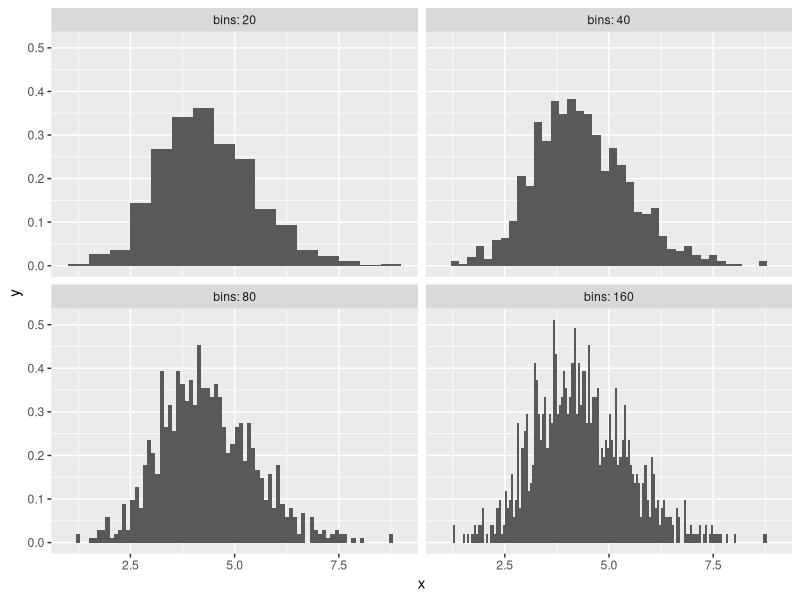
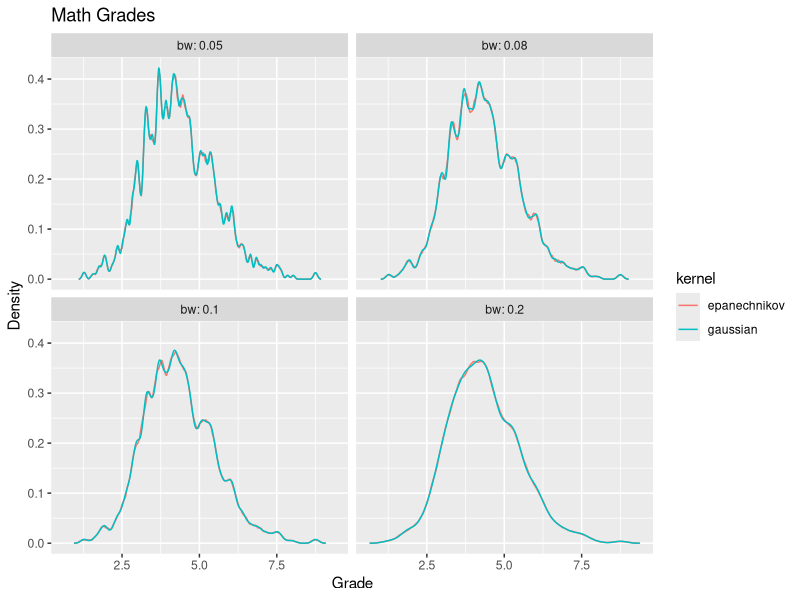
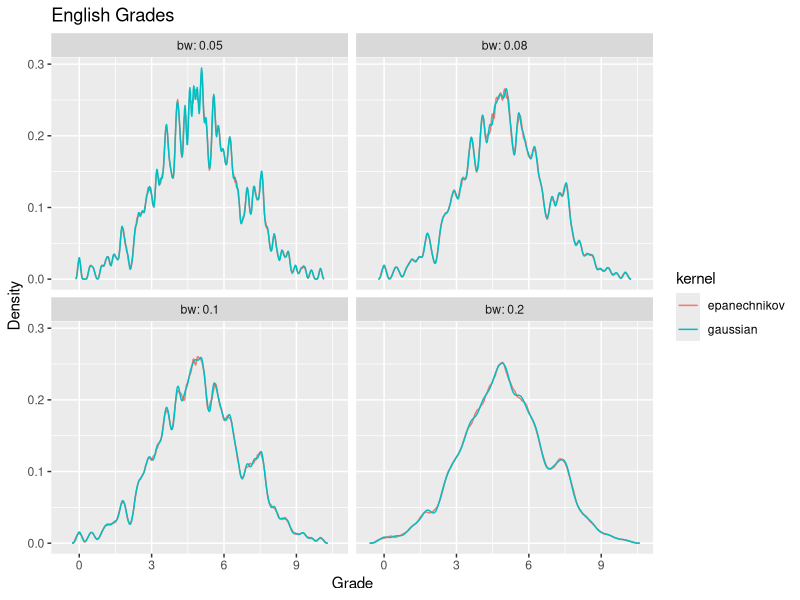
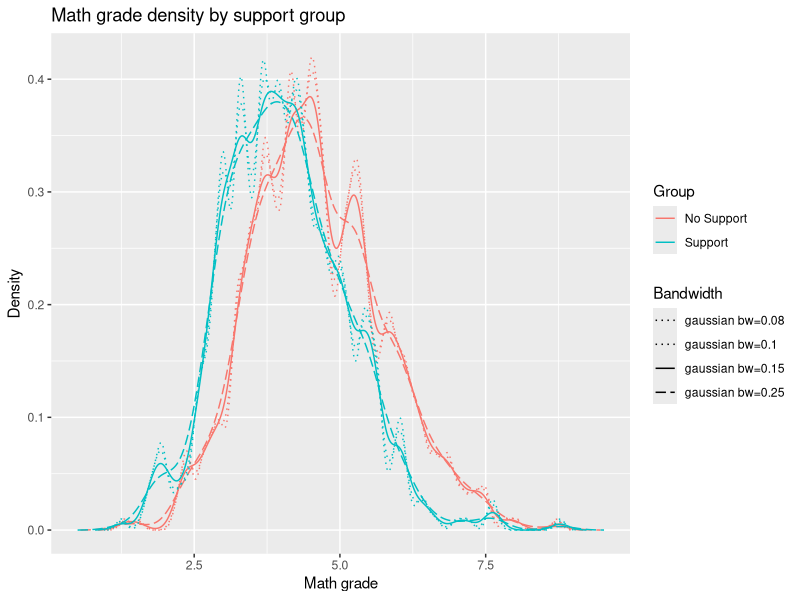

The R source for these figures, in order:
## ---- chunk 1
knitr::opts_chunk$set(echo = TRUE)
library(haven)
library(ggplot2)
library(lmerTest)
## ---- chunk 2
data_grades <- read.csv("data_grades.csv")

# Some histograms first
bins <- c(20, 40, 80, 160)
results_hist <- data.frame()
for (b in bins) {
  h <- hist(data_grades$grade_Math, breaks=b, plot=FALSE)
  bin_width <- h$breaks[2] - h$breaks[1]
  results_hist <- rbind(results_hist, data.frame(
    x = h$mids,
    y = h$density,
    bins = b,
    width = bin_width
  ))
}

ggplot(results_hist, aes(x=x, y=y, width=width)) +
  geom_bar(stat="identity") +
  facet_wrap(~bins, labeller=label_both)


# Do the kernels now
bandwidths <- c(0.05, 0.08, 0.1, 0.2)
kernels <- c("gaussian", "epanechnikov")

# Math
results <- data.frame()
for (bw in bandwidths) {
  for (kr in kernels) {
     d <- density(data_grades$grade_Math, bw=bw, kernel=kr)
     results <- rbind(results, data.frame(
      x = d$x,
      y = d$y,
      bw = bw,
      kernel = kr
    ))
  }
}

ggplot(results, aes(x=x, y=y, color=kernel)) +
  geom_line() +
  facet_wrap(~bw, labeller=label_both) +
  labs(x="Grade", y="Density", title="Math Grades")

# English
results <- data.frame()
for (bw in bandwidths) {
  for (kr in kernels) {
     d <- density(data_grades$grade_English, bw=bw, kernel=kr)
     results <- rbind(results, data.frame(
      x = d$x,
      y = d$y,
      bw = bw,
      kernel = kr
    ))
  }
}

ggplot(results, aes(x=x, y=y, color=kernel)) +
  geom_line() +
  facet_wrap(~bw, labeller=label_both) +
  labs(x="Grade", y="Density", title="English Grades")

## ---- chunk 3

bandwidths <- c(0.25, 0.15, 0.1, 0.08)

# Create a function to avoid all the copy+paste
compute_density <- function(data, bandwidths, kernel="gaussian") {
  results <- data.frame()
  for (bw in bandwidths) {
    d <- density(data, bw=bw, kernel=kernel)
    results <- rbind(results, data.frame(
      x = d$x,
      y = d$y,
      bw = bw,
      kernel = kernel,
      label = paste0(kernel, " bw=", bw)
    ))
  }
  return(results)
}

dens_support <- compute_density(data_grades$grade_Math[data_grades$HasSupport == TRUE], bandwidths)
dens_support$group <- "Support"

dens_no_support <- compute_density(data_grades$grade_Math[data_grades$HasSupport == FALSE], bandwidths)
dens_no_support$group <- "No Support"

results_q3 <- rbind(dens_support, dens_no_support)

ggplot(results_q3, aes(x=x, y=y, color=group, linetype=label)) +
  geom_line() +
  scale_linetype_manual(values=c(
    "gaussian bw=0.25" = "longdash",
    "gaussian bw=0.15" = "solid", # best one
    "gaussian bw=0.1" = "dotted",
    "gaussian bw=0.08" = "dotted"
  )) +
  labs(x="Math grade", y="Density", 
       title="Math grade density by support group",
       color="Group", linetype="Bandwidth")

## ---- chunk 4
reg_lmm = lmerTest::lmer(grade_Math ~ HasSupport + (1|class), data = data_grades)
summary (reg_lmm)
## ---- chunk 5
data_grades$grade_English_cent <- data_grades$grade_English - mean(data_grades$grade_English)

reg_Engl <- lmerTest::lmer(
  grade_Math ~ HasSupport * grade_English_cent + (1|class),
  data=data_grades, REML=FALSE)

summary(reg_Engl)
## ---- chunk 6
reg_Engl_rs = lmerTest::lmer(
  grade_Math ~ HasSupport * grade_English_cent + (grade_English_cent | class),
  data = data_grades,
  REML = FALSE )
summary(reg_Engl_rs)
## ---- chunk 7
AIC(reg_Engl, reg_Engl_rs)
BIC(reg_Engl, reg_Engl_rs)
